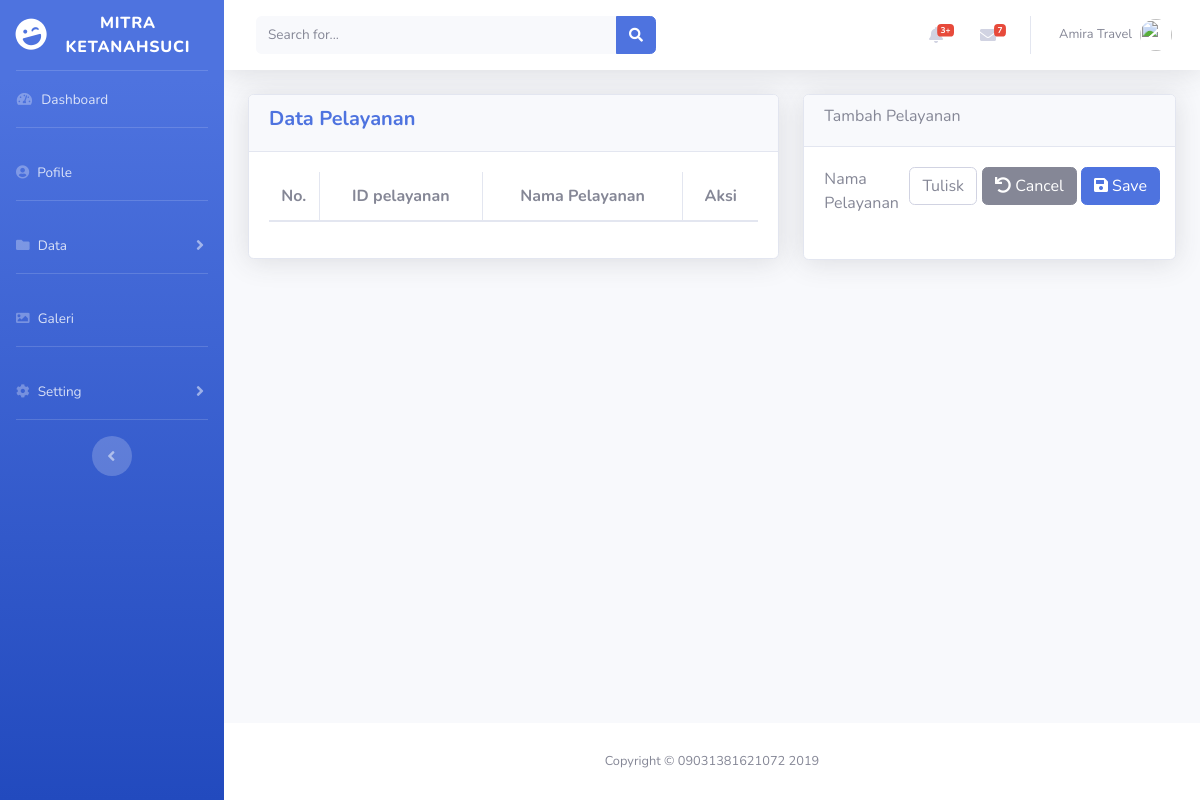
/index.php?url=data_pelayanan (signed in), run on an earlier commit of the app's database.
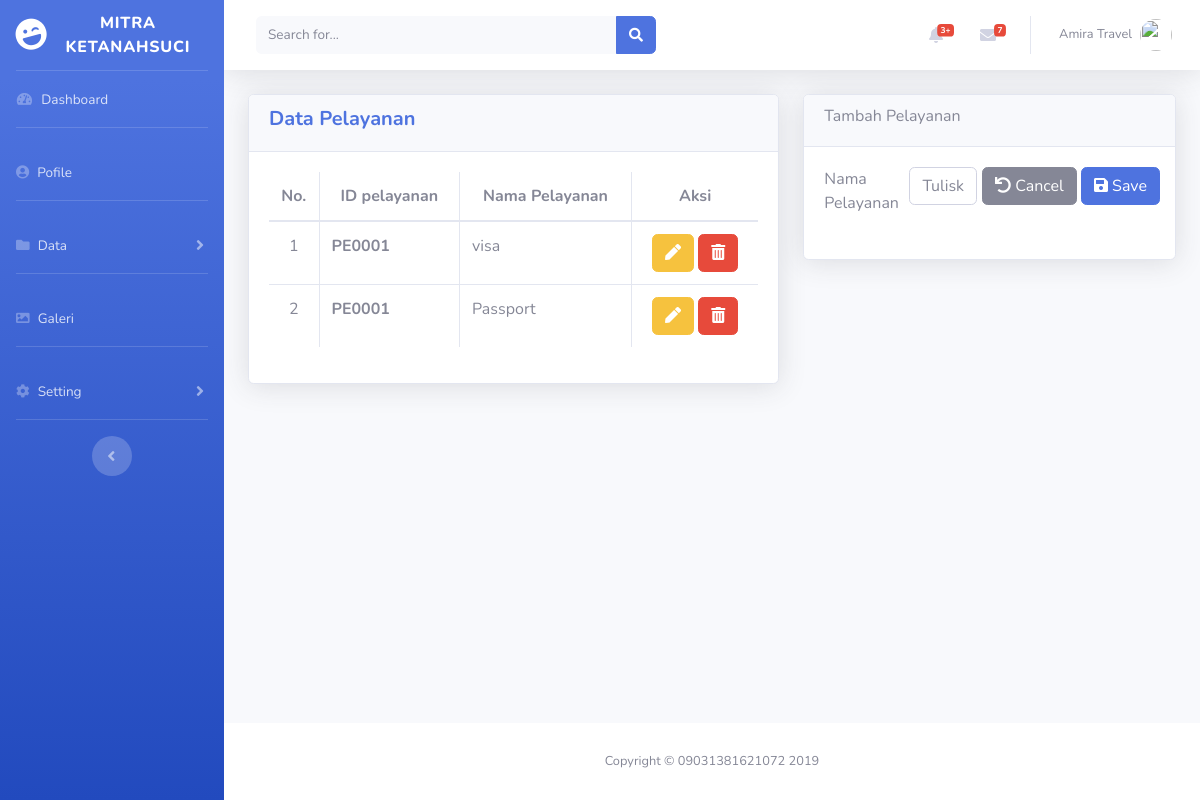
And on a later commit of the database.
### tables this page shows
CREATE TABLE `tbl_data_pelayanan` (
  `id` int(11) NOT NULL,
  `pelayanan_id` varchar(50) NOT NULL,
  `nama_pelayanan` varchar(100) NOT NULL,
  `travel_id` varchar(50) NOT NULL
);

### config/routes.php (called while the page is built, shortened)
<?php
$include = [];
if(isset($_GET['url'])){
	switch ($_GET['url']) {
		case 'data_pelayanan':
			$include[]='halaman/pelayanan/index.php';
			break;
	}
}else{
	header('location:/spk_tugasakhir/pengguna_dashboard.php');
}
?>

### config/pelayanan/load_data.php (called while the page is built)
<?php
include 'config/koneksi.php';
$id    = $_SESSION['user_id'];
$hasil = mysqli_query($koneksi, "SELECT* FROM tbl_data_pelayanan WHERE travel_id='$id'");
while($data= mysqli_fetch_assoc($hasil)){
    $datas[] = $data;
}
?>

### halaman/pelayanan/index.php (the view, shortened to what this page needs)
<div class="container-fluid">
        <div class="row">
                <div class="col-xl-7">
                <div class="card shadow mb-4">
                    <div class="card-header">
                        <h5 class="font-weight-bold text-primary ">Data Pelayanan</h5>
                    </div>
                    <div class="card-body">
                        <div class="table-responsive">
                            <table class="table table-bordered" id="dataTable" widht="100%" cellspacing="0">
                               <thead>
                                   <tr align="center">
                                        <th width="50">
                                            No.
                                        </th>
                                        <th>ID pelayanan</th>
                                        <th>Nama Pelayanan</th>
                                        <th>Aksi</th>
                                   </tr>
                               </thead>
                                <tbody>
                                    <?php $x=1;?>
                                    <?php if(isset($datas)): ?>
                                        <?php foreach($datas as $data): ?>
                                    <tr>
                                        <td align="center"><?php echo $x++;?></td>
                                        <th><?php echo $data['pelayanan_id'];?></th>
                                        <td><?php echo $data['nama_pelayanan']?></td>
                                        <td align="center">
                                        <a href="data_agent_edit.html" class="btn btn-xs btn-warning" title="Edit">
                                            <i class="fas fa-pen"></i>
                                        </a>
                                        <a href="data_agent_delete.html" class="btn btn-xs btn-danger" title="delete" onclick="retrun confirm('Apakah anda yakin ingin menghapus?')">
                                            <i class="fas fa-trash-alt"></i>
                                        </a>
                                    </td>
                                    </tr>
                                        <?php endforeach; ?>
                                        <?php endif; ?>
                                </tbody>
                            </table>
                        </div>
                    </div>
                </div>
                </div>
                <div class="col xl-5">
                    <div class="card shadow mb-4">
                        <div class="card-header">
                            <h6>Tambah Pelayanan</h6>
                        </div>
                        <div class="card-body">
                        <form action="config/pelayanan/proses_simpan.php" method="POST">
                                <div class="form-row">
                                    <div class="form-group col-md-3">
                                        <label for="">Nama Pelayanan</label>
                                    </div>
                                    <div class="form-group col md-9">
                                        <input class="form-control" type="text" name="pelayanannew" id="" placeholder="Tuliskan Pelayanan Terbaru">
                                    </div>
                                    <div class="form-group">
                                        <button type="reset" class="btn btn-md btn-secondary"><i class="fa fa-undo"></i> Cancel</button>
                                        <button type="submit" class="btn btn-xs btn-primary"><i class="fa fa-save"></i> Save</button>
                                    </div>
                                </div>
                            </form>
                        </div>
                    </div>
                </div>
        </div>
</div>
</div>

### index.php (shortened to what this page needs)
<?php
include 'config/routes.php';
if($_SESSION['level'] == 'admin'){
	   include 'halaman/admin_header.php';
	   } else if ($_SESSION['level'] == 'agent'){
	  include 'halaman/agent_travel_header.php';
	   }
foreach ($req as $key => $value) {
	require_once $value;
}
foreach ($include as $key => $value) {
	require_once $value;
}
include 'halaman/footer.php';
?>

What changed in the data, as far as the page shows it:
added tbl_data_pelayanan: pelayanan "PE0001", nama_pelayanan "visa"
added tbl_data_pelayanan: pelayanan "PE0001", nama_pelayanan "Passport"
